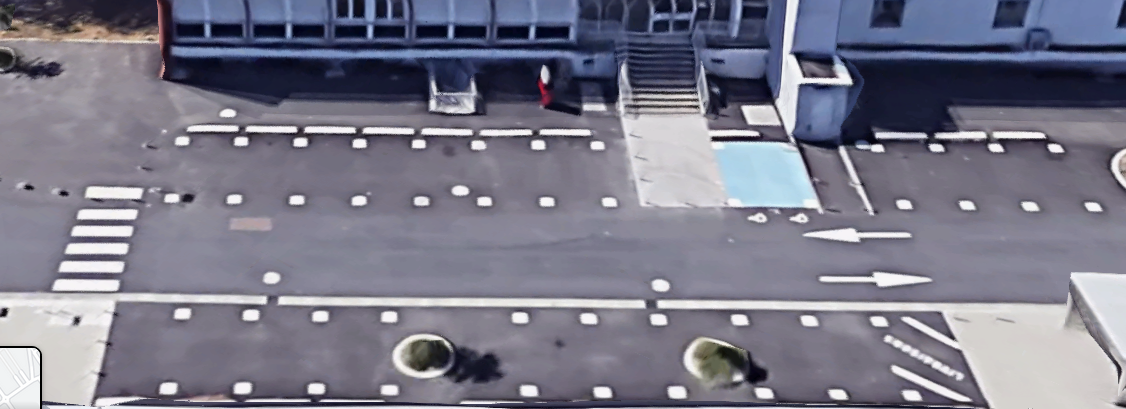
#> input picture Img_Processing_Part/image_processing/test_input/images/img20.PNG, 1126 x 409 px, found by its file name
$ python testing.py
#> lines starting #> are read from the running program, lines starting #| are printed output that depends on the picture; after the words box and inside, x2 and y2 are one past the last pixel; in counts of white or black regions, pixels touching at a corner belong together; long printed decimals are rounded
import argparse
import yaml
import logging
import cv2
import os
import shutil
import numpy as np
import math

# on trouve les carrés
# on sépare l'image en 4 zones (une par ligne de carré)
# on trouve la distance moyenne entre les carrés, on élimine ceux qui sont pas dans cette 'moyenne'

out = open("places_detection_output.yml","w+")

#img = cv2.imread("temp/places_detection_image.png")
img = cv2.imread("../test_input/images/img20.png") # 18 20 21
#> img is the input picture: shape (409, 1126, 3); mean B, G, R 137.1, 121.4, 122.1
#img = cv2.imread("test_input/images/others/INSA_PARK_5.png")
#img = cv2.imread("test_input/images/img_tel/test1.jpg")

img = cv2.resize(img, (650, 650))
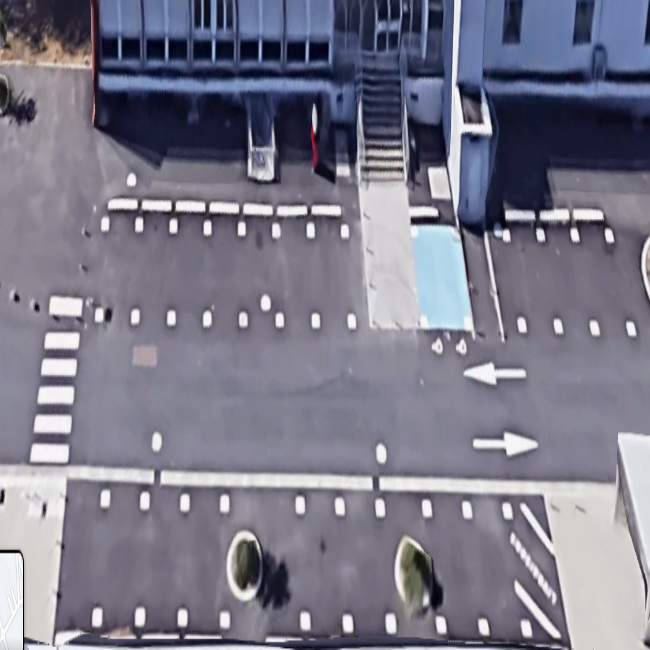
#> img: shape (650, 650, 3); mean B, G, R 137, 121.3, 122

lower = np.array([216, 216, 216], dtype = "uint8")
upper = np.array([255, 255, 255], dtype = "uint8")
mask = cv2.inRange(img, lower, upper)
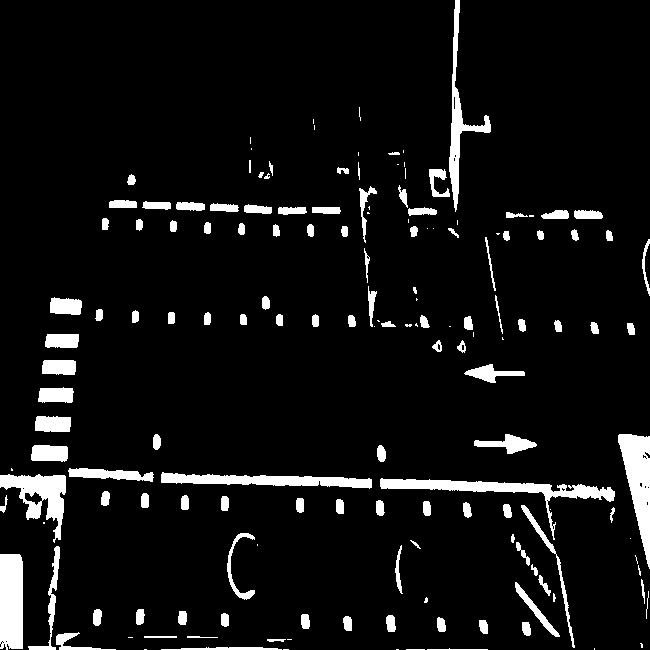
#> mask: shape (650, 650); 6.9% white; 160 white regions (43 under 20 px), largest, box (x1, y1, x2, y2) and area: (380, 478, 615, 540) 2458, (618, 434, 650, 569) 2245, (0, 554, 23, 650) 2153
img = cv2.bitwise_and(img, img, mask = mask)

# we copy the original image to draw on it
imgContour = img.copy()
imgContour2 = img.copy()
imgContour3 = img.copy()

# Gray transformation
imgGray = cv2.cvtColor(img, cv2.COLOR_BGR2GRAY)

# Blur transformation, kernel, sigma (the higher the more blur we will get)
imgBlur = cv2.GaussianBlur(imgGray, (5, 5), 1)


# Detect the edges, threshold 1 and 2
imgCanny = cv2.Canny(imgBlur, 5, 5)
#> imgCanny: shape (650, 650); 2.6% white in thin lines or dots


# kernel definition for dilatation (matrix of 1, size 5x5 and type of objetc = unsigned integer of 8 bytes values can range from 0 to 255 )
kernel = np.ones((5, 5), np.uint8)

# Increase edge thickness to avoid edge gap and fail detection, kernel matrix size and value, and how many iterations we want the kernel to move around, it means how much thickness we need
imgDilation = cv2.dilate(imgCanny, kernel, iterations=1)
#> imgDilation: shape (650, 650); 12.9% white; 111 white regions (1 under 20 px), largest, box (x1, y1, x2, y2) and area: (0, 466, 156, 650) 8176, (378, 476, 617, 650) 5425, (427, 0, 493, 214) 3475

imgEroded = cv2.erode(imgDilation, kernel, iterations=1)
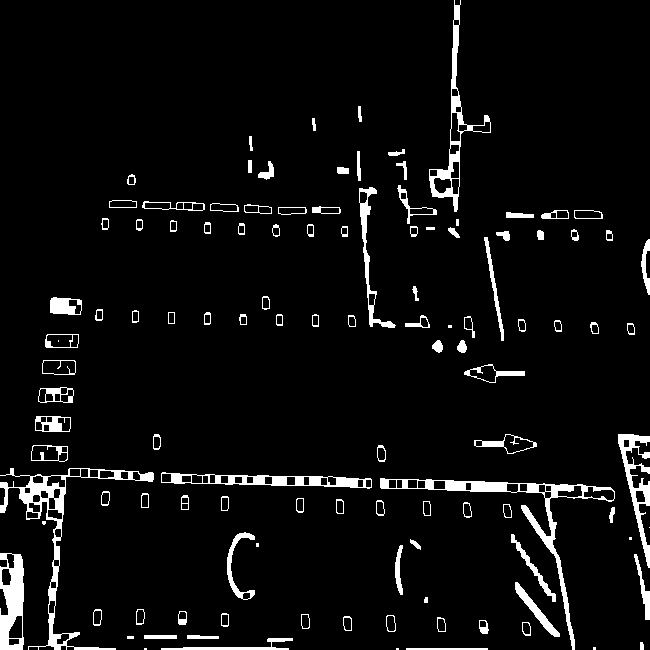
#> imgEroded: shape (650, 650); 5.2% white; 116 white regions (9 under 20 px)

# We call the function getContours and we send it the imgCanny as argumentq

# Put 1000 if no exception
#put number place - 1 si on a une exception a ne pas dessiner

#SI IMAGE PLUS ZOOMÉ

AREAMAX = 280
AREAMIN = 115
PERCENT_RECTANGLE_VALIDATION = 0.05
PERCENT_GAP_BETWEEN_LINES = 0.05
MULTIPLIER_DISTANCE_FOR_PLACES_INTERPOLATION = 1.8

img = imgDilation.copy()

contours, hierarchy = cv2.findContours(img, cv2.RETR_EXTERNAL, cv2.CHAIN_APPROX_NONE)
#> contours = 110 contours, 3 with area under 20; largest, box (x1, y1, x2, y2) and area: (0, 466, 156, 650) 8006, (378, 476, 617, 650) 5200, (427, 0, 493, 214) 3416, (159, 470, 374, 491) 2800, (616, 432, 650, 570) 2372
n = 0
n2 = 0
mid = np.arange(400).reshape(200, 2)
coord = np.arange(800).reshape(200, 4)

for cnt in contours:
    area = cv2.contourArea(cnt)
    print(area)
    if area < AREAMAX and area > AREAMIN:
        cv2.drawContours(imgContour, cnt, -1, (255, 0, 0), 3)
        peri = cv2.arcLength(cnt, True)
        approx = cv2.approxPolyDP(cnt, 0.02 * peri, True)
        objCor = len(approx)
        x, y, w, h = cv2.boundingRect(approx)
        area2 = w * h
        if objCor < 9 and area > area2 * 0.726190:
            if w < h*3 and h < w*3: #max multiplication par 3 entre hauteur et largeur pour les carrés
                    coord[n] = (x, y, w, h)
                    mid[n] = ((x + (w // 2)), (y + (h // 2)))
                    n = n + 1
                    cv2.rectangle(imgContour2, (x, y), (x + w, y + h), (0, 255, 0), 2)
#> this loop made 110 passes
#> (area, peri, approx, objCor, x, y, w, h) on passes 1, 8, 9, 14, 15: (255, 176, [[404, 646], [489, 649]], 2, 404, 646, 86, 4), (226.5, 83.41, [[185, 633], [185, 640], [220, 640], [220, 634]], 4, 185, 633, 36, 8), (252, 86, [[142, 633], [142, 640], [178, 640], [178, 633]], 4, 142, 633, 37, 8), (246, 62.49, [[385, 613], [385, 632], [396, 633], [396, 614]], 4, 385, 613, 12, 21), (209.5, 58.24, [[299, 612], [300, 630], [310, 630], [310, 612]], 4, 299, 612, 12, 19)
#> (printed output is left out)
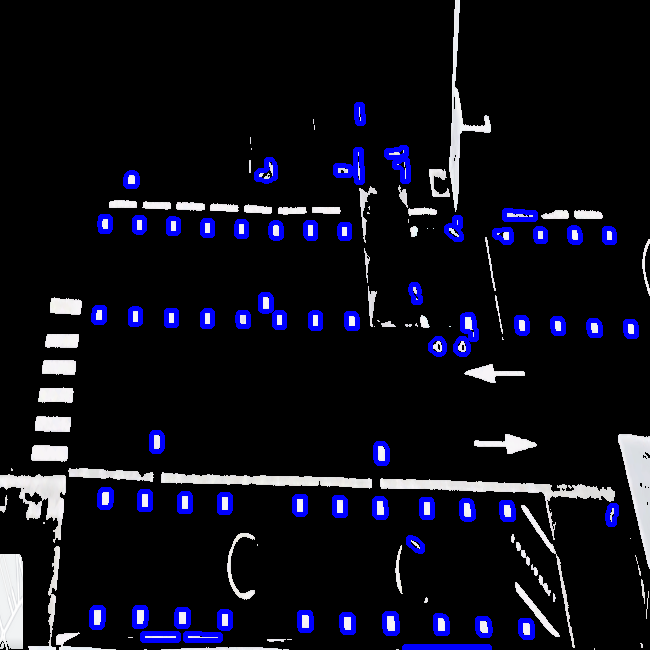
#> imgContour: shape (650, 650, 3); mean B, G, R 26, 15.5, 15.5
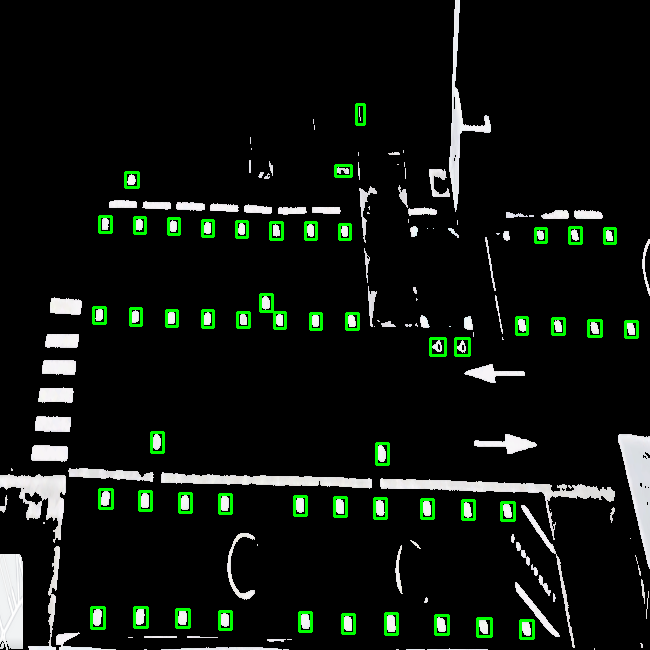
#> imgContour2: shape (650, 650, 3); mean B, G, R 16.3, 21.5, 16.2
#> after the loop, coord = 200 rows, first 6: [520, 620, 13, 18], [477, 618, 14, 18], [435, 615, 13, 19], [342, 614, 12, 19], [385, 613, 12, 21], [299, 612, 12, 19]; mid = 200 pairs, first value 97 to 631, second value 103 to 629; n = 51

b = np.arange(n * 2).reshape(n, 2)
#> b = 51 pairs, first value 0 to 100, second value 1 to 101
for i in range(n):
    b[i] = 0
#> after the loop, b = 51 pairs, first value 0 to 0, second value 0 to 0

for j in range(0,n):

    distance_high_treshold = 150
    distance_low_treshold = 20

    lowerPrev_1 = mid[j - 1, 1] * (1-PERCENT_RECTANGLE_VALIDATION)
    lowerPrev_2 = mid[j - 2, 1] * (1-PERCENT_RECTANGLE_VALIDATION)

    upperPrev_1 = mid[j - 1, 1] * (1+PERCENT_RECTANGLE_VALIDATION)
    upperPrev_2 = mid[j - 2, 1] * (1+PERCENT_RECTANGLE_VALIDATION)

    distancePrev = abs(mid[j, 0] - mid[j - 1, 0])

    prev_boolean = ((mid[j, 1] > lowerPrev_1) and (mid[j, 1] < upperPrev_1) and (mid[j, 1] > lowerPrev_2) and (mid[j, 1] < upperPrev_2))
    prev_dist_bool = ((distancePrev < distance_high_treshold) and (distancePrev > distance_low_treshold))

    lowerNext_1 = mid[j + 1, 1] * (1-PERCENT_RECTANGLE_VALIDATION)
    lowerNext_2 = mid[j + 2, 1] * (1-PERCENT_RECTANGLE_VALIDATION)

    upperNext_1 = mid[j + 1, 1] * (1+PERCENT_RECTANGLE_VALIDATION)
    upperNext_2 = mid[j + 2, 1] * (1+PERCENT_RECTANGLE_VALIDATION)

    distanceNext = abs(mid[j + 1, 0]-mid[j, 0])

    next_bool = (mid[j, 1] > lowerNext_1 and mid[j, 1] < upperNext_1) and (mid[j, 1] > lowerNext_2 and mid[j, 1] < upperNext_2)
    next_dist_bool = ((distanceNext < distance_high_treshold) and (distanceNext > distance_low_treshold))

    if prev_boolean and prev_dist_bool or next_bool and next_dist_bool:
        cv2.rectangle(imgContour3, (coord[j, 0], coord[j, 1]),
                        ((coord[j, 0] + coord[j, 2]), (coord[j, 1] + coord[j, 3])), (255, 255, 0), 1)

        b[n2] = ([coord[j, 0] + (coord[j, 2] // 2), coord[j, 1] + (coord[j, 3] // 2)])

    n2 = n2 + 1
#> this loop made 51 passes
#> (lowerPrev_1, lowerPrev_2, upperPrev_1, upperPrev_2, distancePrev, prev_boolean, lowerNext_1, lowerNext_2) on passes 1 to 4: (379, 377.1, 419, 416.9, 128, False, 595.6, 592.8), (597.5, 379, 660.5, 419, 42, False, 592.8, 591.9), (595.6, 597.5, 658.4, 660.5, 43, True, 591.9, 591.9), (592.8, 595.6, 655.2, 658.4, 93, True, 591.9, 589.9)
#> imgContour3: shape (650, 650, 3); mean B, G, R 17.8, 17.7, 16.2
'''
cv2.imshow("post-filtering",imgContour3)
cv2.waitKey(0)
'''

b = b[~np.all(b == 0, axis=1)] #enleve les 0 ?
TAILLE = b.size


# print("compteur : ", compt1, compt2,compt3,compt4, b.shape,TAILLE)
c1 = np.arange(TAILLE).reshape(TAILLE // 2, 2)
c2 = np.arange(TAILLE).reshape(TAILLE // 2, 2)
c3 = np.arange(TAILLE).reshape(TAILLE // 2, 2)
c4 = np.arange(TAILLE).reshape(TAILLE // 2, 2)

for i in range(TAILLE // 2):
    c1[i] = 0
    c2[i] = 0
    c3[i] = 0
    c4[i] = 0

# Detection of places lines (maximum 4 lines)
Q = np.zeros(4)
init = False
nb_lines_of_places = 0
for i in range(b.size // 2 - 1):
    y = b[i,1]
    if init == False:
        init = True
        Q[nb_lines_of_places] = y+1
        nb_lines_of_places = nb_lines_of_places+1
    else:
        y2 = b[i+1,1]
        if y-y2 > y*PERCENT_GAP_BETWEEN_LINES:
            Q[nb_lines_of_places] = y2+1
            nb_lines_of_places = nb_lines_of_places+1
Q = Q[Q != 0.0]

# on tri selon les coordonnées y
for i in range(TAILLE // 2):
    if nb_lines_of_places == 4:
        if b[i, 1] < Q[3]:
            c1[i] = b[i]
        elif b[i, 1] > Q[3] and b[i, 1] < Q[2]:
            c2[i] = b[i]
        elif b[i, 1] > Q[2] and b[i, 1] < Q[1]:
            c3[i] = b[i]
        elif b[i, 1] > Q[1] and b[i, 1] < Q[0]:
            c4[i] = b[i]
    elif nb_lines_of_places == 2:
        if b[i, 1] > Q[1]:
            c3[i] = b[i]
        else:
            c4[i] = b[i]

c1 = c1[~np.all(c1 == 0, axis=1)]
c2 = c2[~np.all(c2 == 0, axis=1)]
c3 = c3[~np.all(c3 == 0, axis=1)]
c4 = c4[~np.all(c4 == 0, axis=1)]

c1 = c1[c1[:, 0].argsort()[::-1]]
c2 = c2[c2[:, 0].argsort()[::-1]]
c3 = c3[c3[:, 0].argsort()[::-1]]
c4 = c4[c4[:, 0].argsort()[::-1]]

som = 0
distance = 0
skipped = 0
for j in range(c1.size // 2 - 1):
    distance = abs(c1[j + 1, 0] - c1[j, 0])
    if som == 0 or distance < (som/(j-skipped)) * MULTIPLIER_DISTANCE_FOR_PLACES_INTERPOLATION:
        som = som + distance
    else:
        skipped = skipped + 1
averagedist1 = som / (c1.size // 2 - 1 - skipped)
print("Avg dist of c1 =", averagedist1, som)
#| Avg dist of c1 = 34.222 308

som = 0
distance = 0
skipped = 0
for j in range(c2.size // 2 - 1):
    distance = abs(c2[j + 1, 0] - c2[j, 0])
    if som == 0 or distance < (som/(j-skipped)) * MULTIPLIER_DISTANCE_FOR_PLACES_INTERPOLATION:
        som = som + distance
    else:
        skipped = skipped + 1
averagedist2 = som / (c2.size // 2 - 1 - skipped)
print("Avg dist of c2 =", averagedist2, som)
#| Avg dist of c2 = 36.3 363

som = 0
distance = 0
skipped = 0
for j in range(c3.size // 2 - 1):
    distance = abs(c3[j + 1, 0] - c3[j, 0])
    if som == 0 or distance <= (som/(j-skipped)) * MULTIPLIER_DISTANCE_FOR_PLACES_INTERPOLATION:
        som = som + distance
    else:
        skipped = skipped + 1
averagedist3 = som / (c3.size // 2 - 1 - skipped)
print("Avg dist of c3 =", averagedist3, som)
#| Avg dist of c3 = 40.875 327

som = 0
distance = 0
skipped = 0
for j in range(c4.size // 2 - 1):
    distance = abs(c4[j + 1, 0] - c4[j, 0])
    if som == 0 or distance < (som/(j-skipped)) * MULTIPLIER_DISTANCE_FOR_PLACES_INTERPOLATION:
        som = som + distance
    else:
        skipped = skipped + 1
averagedist4 = som / (c4.size // 2 - 1 - skipped)
print("Avg dist of c4 =", averagedist4, som)
#| Avg dist of c4 = 43.625 349

max_size = max(c1.size // 2-1,c2.size // 2-1)
j = 0
while j < max_size:
    if (j == c1.size // 2-1) or (j == c2.size // 2-1):
        if c1.size // 2 < c2.size // 2:
            distance_x = abs(c2[j + 1, 0] - c2[j, 0])
            distance_y = abs(c2[j + 1, 1] - c2[j, 1])
            l = [c1[j, 0] - distance_x, c1[j, 1] - distance_y]
            c1 = np.insert(c1, j + 1, l, axis=0)
            print("insertion into a c1 for x = " + str(l))
        else:
            distance_x = abs(c1[j + 1, 0] - c1[j, 0])
            distance_y = abs(c1[j + 1, 1] - c1[j, 1])
            l = [c2[j, 0] - distance_x, c2[j, 1] - distance_y]
            c2 = np.insert(c2, j + 1, l, axis=0)
            print("insertion into a c2 for x = " + str(l))
    else:
        distance_x_c1 = abs(c1[j + 1, 0] - c1[j, 0])
        distance_y_c1 = abs(c1[j + 1, 1] - c1[j, 1])
        distance_x_c2 = abs(c2[j + 1, 0] - c2[j, 0])
        distance_y_c2 = abs(c2[j + 1, 1] - c2[j, 1])
        gap = abs(distance_x_c1 - distance_x_c2)
        mean = (distance_x_c1 + distance_x_c2) / 2
        incert = mean * 0.2
        if gap > incert:
            if distance_x_c1 > distance_x_c2:
                l = [c1[j, 0] - distance_x_c2, c1[j, 1] - distance_y_c2]
                c1 = np.insert(c1, j + 1, l, axis=0)
                print("insertion into c1 for x = " + str(l))
            else:
                l = [c2[j, 0] - distance_x_c1, c2[j, 1] - distance_y_c1]
                c2 = np.insert(c2, j + 1, l, axis=0)
                print("insertion into c2 for x = " + str(l))
        else:
            j = j+1
#> this loop made 12 passes
#| insertion into c1 for x = [503, 234]


max_size = max(c3.size // 2-1,c4.size // 2-1)
j = 0
while j < max_size:
    if (j == c3.size // 2-1) or (j == c4.size // 2-1):
        if c3.size // 2 < c4.size // 2:
            distance_x = abs(c4[j + 1, 0] - c4[j, 0])
            distance_y = abs(c4[j + 1, 1] - c4[j, 1])
            l = [c3[j, 0] - distance_x, c3[j, 1] - distance_y]
            c3 = np.insert(c3, j + 1, l, axis=0)
            print("insertion into c3 for x = " + str(l))
        else:
            distance_x = abs(c3[j + 1, 0] - c3[j, 0])
            distance_y = abs(c3[j + 1, 1] - c3[j, 1])
            l = [c4[j, 0] - distance_x, c4[j, 1] - distance_y]
            c4 = np.insert(c4, j + 1, l, axis=0)
            print("insertion into c4 for x = " + str(l))
    else:
        distance_x_c1 = abs(c3[j + 1, 0] - c3[j, 0])
        distance_y_c1 = abs(c3[j + 1, 1] - c3[j, 1])
        distance_x_c2 = abs(c4[j + 1, 0] - c4[j, 0])
        distance_y_c2 = abs(c4[j + 1, 1] - c4[j, 1])
        gap = abs(distance_x_c1 - distance_x_c2)
        mean = (distance_x_c1 + distance_x_c2) / 2
        incert = mean * 0.2
        if gap > incert:
            if distance_x_c1 > distance_x_c2:
                l = [c3[j, 0] - distance_x_c2, c3[j, 1] - distance_y_c2]
                c3 = np.insert(c3, j + 1, l, axis=0)
                print("insertion into c3 for x = " + str(l))
            else:
                l = [c4[j, 0] - distance_x_c1, c4[j, 1] - distance_y_c1]
                c4 = np.insert(c4, j + 1, l, axis=0)
                print("insertion into c4 for x = " + str(l))
        else:
            j = j+1
counter = 0
yml_output = out

# [5 lines of commented-out code are left out]

for j in range(c3.size//2-1):
    if j % 2 == 0:
        colour = (255, 255, 0)
    else:
        colour = (0, 255, 255)
    if j < c3.size//2-1 and j < c4.size//2-1:
        cv2.line(imgContour3, (c4[j, 0], c4[j, 1]), (c4[j + 1, 0], c4[j + 1, 1]), colour, 1)
        cv2.line(imgContour3, (c3[j, 0], c3[j, 1]), (c3[j + 1, 0], c3[j + 1, 1]), colour, 1)
        cv2.line(imgContour3, (c4[j, 0], c4[j, 1]), (c3[j, 0], c3[j, 1]), colour, 1)
        cv2.line(imgContour3, (c4[j + 1, 0], c4[j + 1, 1]), (c3[j + 1, 0], c3[j + 1, 1]), colour, 1)
        yml_output.write('-\n')
        yml_output.write("                 id: " + str(counter) + "\n")
        yml_output.write("                 coordinates: ")
        yml_output.write("[[" + str(c4[j + 1, 0]) + "," + str(c4[j + 1, 1]) + "],")
        yml_output.write("[" + str(c4[j, 0]) + "," + str(c4[j, 1]) + "],")
        yml_output.write("[" + str(c3[j, 0]) + "," + str(c3[j, 1]) + "],")
        yml_output.write("[" + str(c3[j + 1, 0]) + "," + str(c3[j + 1, 1]) + "]]\n")
        counter = counter+1
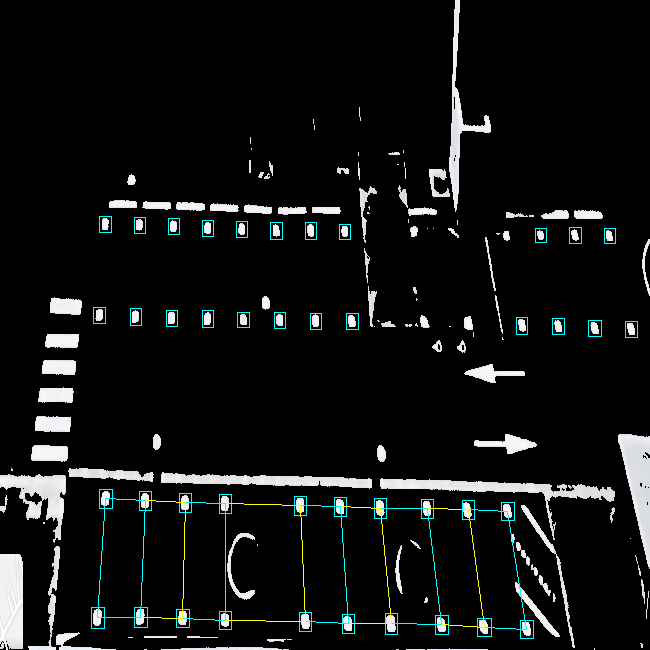
#> imgContour3: shape (650, 650, 3); mean B, G, R 18.3, 18.7, 16.6

# [5 lines of commented-out code are left out]
for j in range(c2.size//2-1):  #c2.size//2-1
    if j % 2 == 0:
        colour = (255, 255, 0)
    else:
        colour = (0, 255, 255)
    if j < c1.size//2-1 and j < c2.size//2-1:
        cv2.line(imgContour3, (c2[j, 0], c2[j, 1]), (c2[j + 1, 0], c2[j + 1, 1]), colour, 2)
        cv2.line(imgContour3, (c1[j, 0], c1[j, 1]), (c1[j + 1, 0], c1[j + 1, 1]), colour, 2)
        cv2.line(imgContour3, (c2[j, 0], c2[j, 1]), (c1[j, 0], c1[j, 1]), colour, 2)
        cv2.line(imgContour3, (c2[j + 1, 0], c2[j + 1, 1]), (c1[j + 1, 0], c1[j + 1, 1]), colour, 2)
        yml_output.write('-\n')
        yml_output.write("                 id: " + str(counter) + "\n")
        yml_output.write("                 coordinates: ")
        yml_output.write("[[" + str(c2[j + 1, 0]) + "," + str(c2[j + 1, 1]) + "],")
        yml_output.write("[" + str(c2[j, 0]) + "," + str(c2[j, 1]) + "],")
        yml_output.write("[" + str(c1[j, 0]) + "," + str( c1[j, 1]) + "],")
        yml_output.write("[" + str(c1[j + 1, 0]) + "," + str(c1[j + 1, 1]) + "]]")
        yml_output.write("\n")
        counter = counter+1
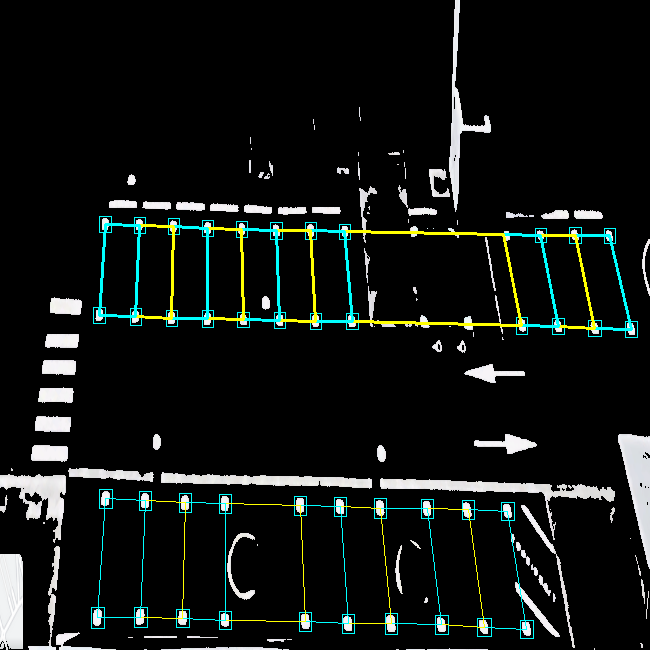
#> imgContour3: shape (650, 650, 3); 1.46% of pixels changed, all inside (x1, y1, x2, y2) = (98, 223, 633, 331)

yml_output.close()

cv2.imshow("imgContour3",imgContour3)
cv2.waitKey(0)
